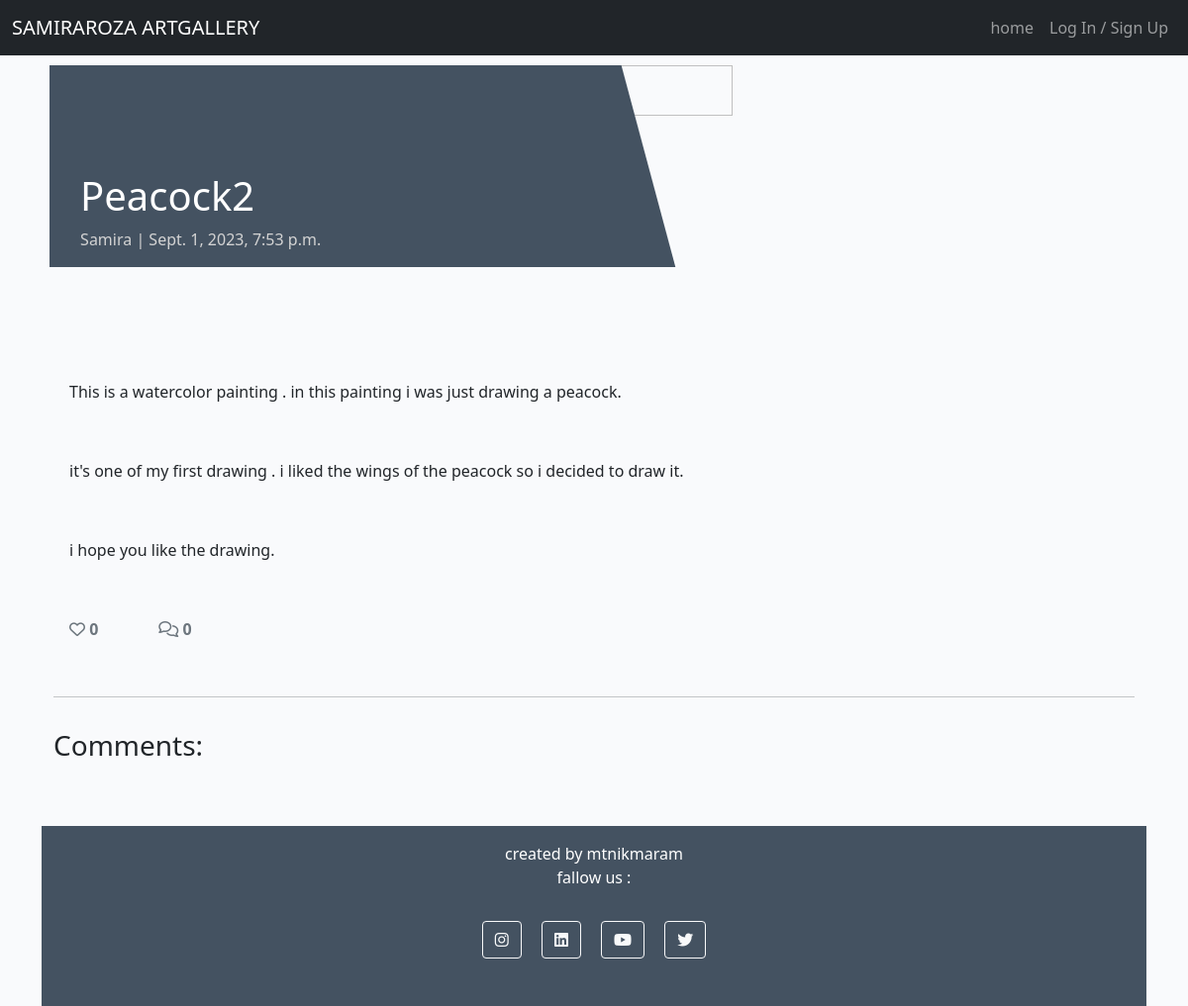
The app's page /peacock2/ with its own data.
### store/models.py (models this page shows, shortened)
class Post(models.Model):
    title = models.CharField(max_length=200, unique=True)
    slug = models.SlugField(max_length=200, unique=True)
    author = models.ForeignKey(User, on_delete=models.CASCADE, related_name="blog_posts")
    updated_on = models.DateTimeField(auto_now=True)
    content = models.TextField()
    featured_image = CloudinaryField('image', default='placeholder')
    excerpt = models.TextField(blank=True)
    created_on = models.DateTimeField(auto_now_add=True)
    status = models.IntegerField(choices=STATUS, default=0)
    likes = models.ManyToManyField(User, related_name='blogpost_like', blank=True)
    approved = models.BooleanField(default=False)
    class Meta:
        ordering = ["-created_on"]
    def number_of_likes(self):
        return self.likes.count()

### store/views.py (the view, shortened to what this page needs)
# urls.py: path('<slug:slug>/', views.PostDetail.as_view(), name='post_detail'),
class PostDetail(View):
    def get(self, request, slug, *args, **kwargs):
        queryset = Post.objects.filter(status=1)
        post = get_object_or_404(queryset, slug=slug)
        comments = post.comments.filter(approved=True).order_by("-created_on")
        liked = False
        if post.likes.filter(id=request.user.id).exists():
            liked = True
        return render(
            request,
            "post_detail.html",
            {
                "post": post,
                "comments": comments,
                "commented": False,
                "liked": liked,
                "comment_form": CommentForm()
            },
        )

### templates/post_detail.html (shortened to what this page needs)
{% extends 'base.html' %} {% block content %}
{% load crispy_forms_tags %}
<div class="masthead">
    <div class="container">
        <div class="row g-2">
            <div class="col-md-6 masthead-text">
                <h1 class="post-title">{{ post.title }}</h1>
                <p class="post-subtitle">{{ post.author }} | {{ post.created_on }}</p>
            </div>
            <div class="d-none d-md-block col-md-6 masthead-image">
                {% if "placeholder" in post.featured_image.url %}
                <img src="{{ post.featured_image.url }}" width="50%" height="50%">
                {% else %}
                <img src="{{ post.featured_image.url }}" width="50%" height="50%">
                {% endif %}
            </div>
        </div>
    </div>
</div>
<div class="container">
    <div class="row">
        <div class="col card mb-4  mt-3 left  top">
            <div class="card-body">
                <p class="card-text ">
                    {{ post.content | safe }}
                </p>
                <div class="row">
                    <div class="col-1">
                        <strong>
                            {% if user.is_authenticated %}
                            <form class="d-inline" action="{% url 'post_like' post.slug %}" method="POST">
                                {% csrf_token %}
                                {% if liked %}
                                <button type="submit" name="blogpost_id" value="{{post.slug}}" class="btn-like"><i class="fas fa-heart"></i></button>
                                {% else %}
                                <button type="submit" name="blogpost_id" value="{{post.slug}}" class="btn-like"><i class="far fa-heart"></i></button>
                                {% endif %}
                            </form>
                            {% else %}
                            <span class="text-secondary"><i class="far fa-heart"></i></span>
                            {% endif %}
                        <span class="text-secondary">{{ post.number_of_likes }} </span>
                        </strong>
                    </div>
                    <div class="col-1">
                        {% with comments.count as total_comments %}
                        <strong class="text-secondary"><i class="far fa-comments"></i>
                            {{ total_comments }}</strong>
                        {% endwith %}
                    </div>
                </div>
            </div>
        </div>
    </div>
    <div class="row">
        <div class="col">
            <hr>
        </div>
    </div>
    <div class="row">
        <div class="col-md-8 card mb-4  mt-3 ">
            <h3>Comments:</h3>
            <div class="card-body">
            </div>
        </div>
        <div class="col-md-4 card mb-4  mt-3 ">
            <div class="card-body">
            </div>
        </div>
    </div>
</div>
{% endblock content %}

### static/css/style.css (style rules this page uses)
body { background-color: #F9FAFC; }
.main-bg { background-color: #F9FAFC; }
.card { height: 80%; border: none; background-color: transparent; }
.card-body { height: 80%; }
.masthead { margin-top: 10px; overflow: hidden; position: relative; display: inline-block; height: 33vh; width: 100%; }
.masthead-text { background-color: #445261; color: white; position: relative; }
.masthead-image { position: relative; overflow: hidden; }
.masthead-image:after { content: ""; position: absolute; top: 0; right: 90%; height: 100%; width: 150%; background: #445261; -webkit-transform: skew(15deg); -moz-transform: skew(15deg); transform: skew(15deg); z-index: 100; }
.post-title { margin-top: 20%; margin-left: 5%; }
.post-subtitle { margin-left: 5%; color: lightgray; }

### records on screen
Post: title "Peacock2", author "Samira", created_on "Sept. 1, 2023, 7:53 p.m.", content "This is a watercolor painting . in this painting i was just drawing a peacock. it's one of my first drawing . i liked the wings of the peacock so i decided to draw it. i hope you like the drawing.", number_of_likes "0"

### other values on screen
{{ total_comments }} "0"
